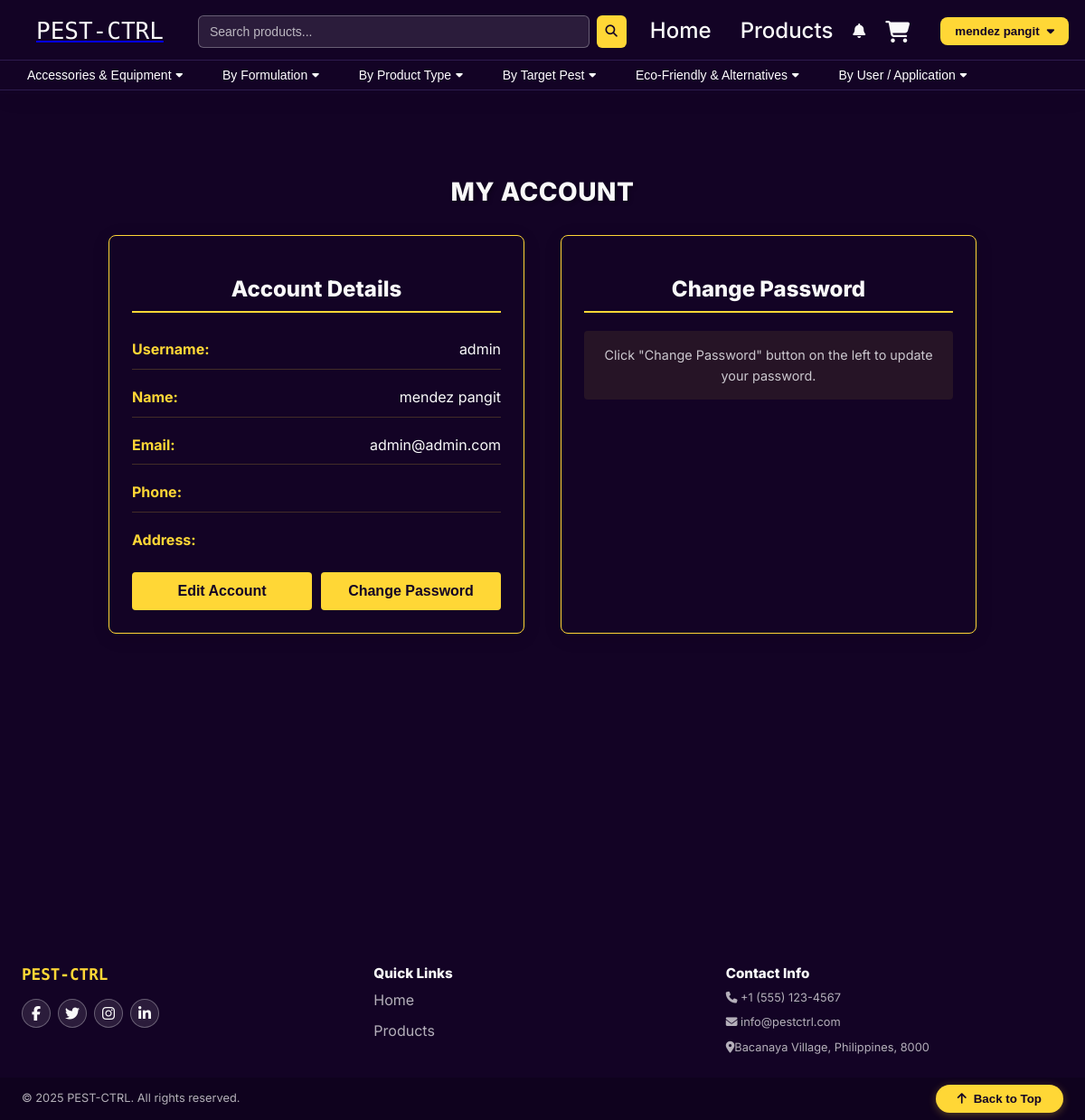
/edit-profile.php (signed in), run on the app's committed database.
### tables this page shows
CREATE TABLE `users` (
  `id` int(11) NOT NULL,
  `username` varchar(50) NOT NULL,
  `email` varchar(100) NOT NULL,
  `password` varchar(255) NOT NULL,
  `remember_token` varchar(64) DEFAULT NULL,
  `user_type` enum('customer','admin','seller') DEFAULT 'customer',
  `is_active` tinyint(1) DEFAULT 1,
  `seller_status` enum('pending','approved','rejected','suspended','banned') DEFAULT 'pending',
  `document_path` varchar(255) DEFAULT NULL,
  `document_verified` tinyint(1) DEFAULT 0,
  `first_name` varchar(50) DEFAULT NULL,
  `last_name` varchar(50) DEFAULT NULL,
  `address` text DEFAULT NULL,
  `phone` varchar(20) DEFAULT NULL,
  `created_at` timestamp NOT NULL DEFAULT current_timestamp(),
  `email_verified` tinyint(1) DEFAULT 0,
  `last_login` datetime DEFAULT NULL,
  `agreed_to_terms` tinyint(1) DEFAULT 0,
  `agreed_to_privacy` tinyint(1) DEFAULT 0
);

CREATE TABLE `categories` (
  `id` int(11) NOT NULL,
  `name` varchar(100) NOT NULL,
  `description` text DEFAULT NULL,
  `parent_id` int(11) DEFAULT NULL,
  `seller_id` int(11) DEFAULT NULL
);

### includes/functions.php (called while the page is built, shortened)
<?php
function isLoggedIn() {
    return isset($_SESSION['user_id']);
}
?>

### edit-profile.php (the view, shortened to what this page needs)
<?php
require_once 'includes/header.php';
require_once 'config/database.php';
?>
<?php
echo '<div style="height:40px"></div>';
$userId = $_SESSION['user_id'];
$stmt = $pdo->prepare("SELECT * FROM users WHERE id = ?");
$stmt->execute([$userId]);
$user = $stmt->fetch(PDO::FETCH_ASSOC);
?>
<main>
<div style="max-width: 1200px; margin: 0 auto; padding: 20px;">
<h1>My Account</h1>
<div class="profile-editor">
    <div class="personal-info">
        <h2>Account Details</h2>
        <div class="account-summary">
            <div class="summary-row"><strong>Username:</strong> <span><?php echo htmlspecialchars($user['username'] ?? ''); ?></span></div>
            <div class="summary-row"><strong>Name:</strong> <span><?php echo htmlspecialchars(trim(($user['first_name'] ?? '') . ' ' . ($user['last_name'] ?? ''))); ?></span></div>
            <div class="summary-row"><strong>Email:</strong> <span><?php echo htmlspecialchars($user['email'] ?? ''); ?></span></div>
            <div class="summary-row"><strong>Phone:</strong> <span><?php echo htmlspecialchars($user['phone'] ?? ''); ?></span></div>
            <div class="summary-row"><strong>Address:</strong> <span><?php echo htmlspecialchars($user['address'] ?? ''); ?></span></div>
        </div>
        <div class="account-actions">
            <button id="editAccountBtn" type="button">Edit Account</button>
            <button id="changePasswordBtn" type="button">Change Password</button>
        </div>
    </div>
    <div class="password-change">
        <h2>Change Password</h2>
        <div id="passwordHint" class="hint">Click "Change Password" button on the left to update your password.</div>
    </div>
 </div>
</div>
</main>
<?php require_once 'includes/footer.php'; ?>

### includes/header.php (shortened to what this page needs)
<?php
require_once 'functions.php';
require_once __DIR__ . '/../config/database.php';
$currentDir = basename(dirname($_SERVER['PHP_SELF']));
$pathPrefix = ($currentDir === 'paymongo') ? '../' : '';
?><!DOCTYPE html>
<html lang="en">
<head>
    <link href="<?php echo $pathPrefix; ?>assets/css/pest-ctrl.css" rel="stylesheet">
    <link href="https://cdnjs.cloudflare.com/ajax/libs/font-awesome/6.4.2/css/all.min.css" rel="stylesheet">
</head>
<body>
    <header class="site-header">
        <div class="container">
            <div class="header-left">
                <a class="brand" href="<?php echo $pathPrefix; ?>index.php">
                    <div class="brand-logo">PEST-CTRL</div>
                </a>
            </div>
            <div class="header-center">
                <div class="search-box">
                    <form action="<?php echo $pathPrefix; ?>products.php" method="GET" role="search">
                        <input name="search" type="text" placeholder="Search products...">
                        <button type="submit"><i class="fas fa-search"></i></button>
                    </form>
                </div>
            </div>
            <div class="header-right">
                <div class="nav-links">
                    <a href="<?php echo $pathPrefix; ?>index.php">Home</a>
                    <a href="<?php echo $pathPrefix; ?>products.php">Products</a>
                    <div class="notif-bell" id="notifBell" title="Notifications">
                        <i class="fas fa-bell"></i>
                    </div>
                    <a href="<?php echo $pathPrefix; ?>cart.php" class="cart-link">
                        <i class="fas fa-shopping-cart"></i>
                    </a>
                </div>
                <?php if (isLoggedIn()): ?>
                    <?php
                    $userName = 'User';
                    try {
                        $stmt = $pdo->prepare("SELECT first_name, last_name FROM users WHERE id = ?");
                        $stmt->execute([$_SESSION['user_id']]);
                        $user = $stmt->fetch(PDO::FETCH_ASSOC);
                        if ($user) {
                            $userName = trim($user['first_name'] . ' ' . $user['last_name']);
                        }
                    } catch (Exception $e) {
                    }
                    ?>
                    <div class="dropdown">
                       <button class="action-btn" id="userMenuBtn"><?php echo htmlspecialchars($userName); ?> <i class="fas fa-caret-down"></i></button>
                    </div>
                <?php endif; ?>
            </div>
        </div>
        <div class="categories-nav">
            <div class="container">
                <div class="categories-container">
                    <?php
                    $stmt = $pdo->query('SELECT * FROM categories ORDER BY name');
                    $categories = $stmt->fetchAll(PDO::FETCH_ASSOC);
                    $mainCategories = [];
                    $subCategories = [];
                    foreach($categories as $category) {
                        $cleanName = preg_replace('/^[\x{1F300}-\x{1FAFF}\x{2600}-\x{27BF}\x{FE0F}\x{200D}\s]+/u', '', (string)$category['name']);
                        $cleanName = html_entity_decode($cleanName, ENT_QUOTES, 'UTF-8');
                        $category['clean_name'] = trim($cleanName);
                        if(empty($category['parent_id']) || $category['parent_id'] == 0) {
                            $mainCategories[] = $category;
                        } else {
                            $subCategories[] = $category;
                        }
                    }
                    foreach($mainCategories as $mainCategory) {
                        echo '<div class="category-group">';
                        echo '<div class="category-dropdown">';
                        echo '<button class="category-btn">' . htmlspecialchars($mainCategory['clean_name']) . ' <i class="fas fa-caret-down"></i></button>';
                        echo '</div>';
                        echo '</div>';
                    }
                    ?>
                </div>
            </div>
        </div>
    </header>
    <main>

### assets/css/pest-ctrl.css (style rules this page uses)
:root { --primary-dark: #130325; --primary-light: #F9F9F9; --accent-yellow: #FFD736; --accent-white: #F3F3F3; --bg-primary: #130325; --bg-secondary: #F9F9F9; --bg-overlay: rgba(19, 3, 37, 0.9); --text-primary: #130325; --text-secondary: #F9F9F9; --text-muted: rgba(249, 249, 249, 0.7); --border-primary: #F9F9F9; --border-secondary: rgba(249, 249, 249, 0.3); --shadow-light: rgba(0, 0, 0, 0.1); --shadow-medium: rgba(0, 0, 0, 0.2); --shadow-dark: rgba(0, 0, 0, 0.3); --font-primary: 'Inter', -apple-system, BlinkMacSystemFont, 'Segoe UI', Roboto, sans-serif; --font-barcode: 'Libre Barcode 128 Text', monospace; --spacing-xs: 0.25rem; --spacing-sm: 0.5rem; --spacing-md: 1rem; --spacing-lg: 1.5rem; --spacing-xl: 2rem; --spacing-2xl: 3rem; --spacing-3xl: 4rem; --radius-sm: 4px; --radius-md: 8px; --radius-lg: 12px; --radius-xl: 16px; --radius-2xl: 24px; --radius-full: 50px; --transition-fast: 0.15s ease; --transition-normal: 0.3s ease; --transition-slow: 0.5s ease; --z-dropdown: 1000; --z-sticky: 1020; --z-fixed: 1030; --z-modal-backdrop: 1040; --z-modal: 1050; --z-popover: 1060; --z-tooltip: 1070; }
* { margin: 0; padding: 0; box-sizing: border-box; }
html { scroll-behavior: smooth; font-size: 16px; }
body { font-family: var(--font-primary); line-height: 1.6; color: var(--text-primary); background-color: var(--bg-secondary); overflow-x: hidden; }
h1, h2, h3, h4, h5, h6 { font-weight: 800; line-height: 1.2; margin-bottom: var(--spacing-md); }
h1 { font-size: 3.5rem; color: var(--primary-light); text-shadow: 2px 2px 4px var(--shadow-dark); }
h2 { font-size: 2.5rem; color: var(--accent-yellow); }
header, .site-header { background: #130325; box-shadow: 0 6px 20px rgba(0,0,0,0.06); position: fixed; top: 0; left: 0; right: 0; z-index: var(--z-fixed); padding: var(--spacing-xs) 0; box-shadow: 0 2px 10px var(--shadow-medium); }
.nav-links { display: flex; align-items: center; gap: var(--spacing-lg); flex-wrap: wrap; }
.nav-links a { color: var(--primary-light); text-decoration: none; font-weight: 500; font-size: 1rem; line-height: 1.2; transition: var(--transition-normal); position: relative; padding: var(--spacing-sm) var(--spacing-md); border-radius: var(--radius-md); }
.nav-links a::after { content: ''; position: absolute; bottom: -2px; left: 50%; width: 0; height: 2px; background: var(--accent-yellow); transition: var(--transition-normal); transform: translateX(-50%); }
main { margin-top: 160px; min-height: calc(100vh - 200px); }
.container { max-width: 1200px; margin: 0 auto; padding: 0 var(--spacing-xl); }
@media (max-width: 1200px) { .nav-links a { font-size: 1.5rem; } }
body { padding-top: 120px !important; }
main { margin-top: 0 !important; }
main h1, .page-title { text-transform: uppercase; font-size: 28px; line-height: 1.2; font-weight: 800; letter-spacing: 0.5px; margin-bottom: var(--spacing-md); }

### data on the page
users: userName "mendez pangit", username "admin", first_name+last_name "mendez pangit", email "admin@admin.com"
categories: clean_name "Accessories & Equipment"
categories: clean_name "By Formulation"
categories: clean_name "By Product Type"
categories: clean_name "By Target Pest"
categories: clean_name "Eco-Friendly & Alternatives"
categories: clean_name "By User / Application"
